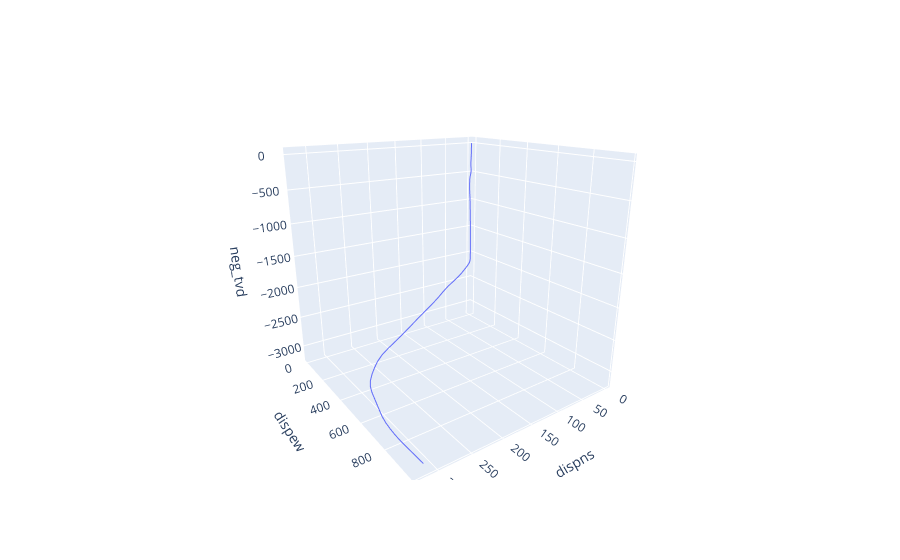

The code cell stored with this chart in its notebook:
### Code cell
fig_14 = px.line_3d(df_all_wells[df_all_wells['Well']=='F-14'], 'dispns', 'dispew', 'neg_tvd')
fig_14.show()
